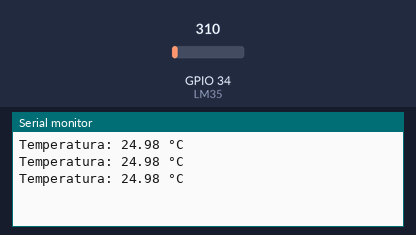
Simulated run of this sketch. Board: ESP32. Shown: the last lines printed to the serial monitor. The test bench sets the inputs (shaded band); at power-on: GPIO 34 (LM35) = 310.

Above: at 1.3 s.
1.4 s: GPIO 34 (LM35) set to 372
At 1.9 s:
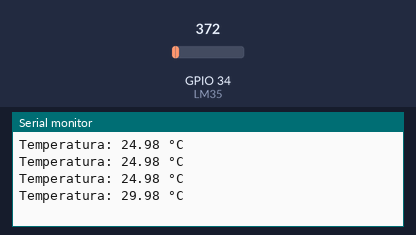
2.9 s: GPIO 34 (LM35) set to 434
At 3.4 s:
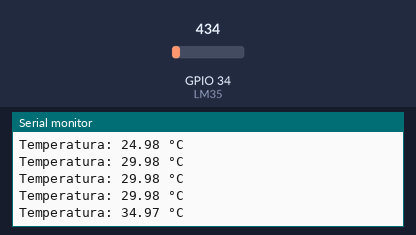
Timing chart, 0 to 5.9 s (numbered marks = the images above; inputs shaded):
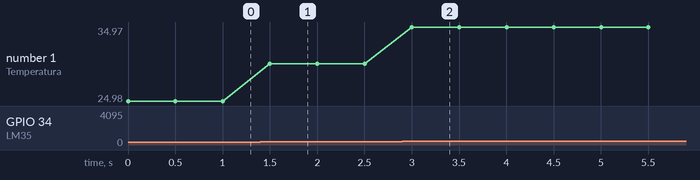

Measured:
- after the input at 1.4 s, the serial monitor: prints a new line after 0.10 s (image 1)
- after the input at 2.9 s, the serial monitor: prints a new line after 0.10 s (image 2)
- plotted number 1: 24.98 → 29.98 after the input at 1.4 s, 29.98 → 34.97 after the input at 2.9 s

The sketch:

LM35.ino
```cpp
// 1. DECLARAR LIBRERIAS
// #include <WiFi.h>

// 2. DEFINICIÓN O ETIQUETADO DE PINES DE ENTRADA Y SALIDA
#define LM35 34  // Sensor LM35 conectado al GPIO 34 (ADC1)

// 3. DECLARACION DE CONSTANTES
const float V_REF    = 3.3;    // Voltaje de referencia del ADC (3.3V)
const float ADC_RES  = 4095.0; // Resolución del ADC (12 bits = 4095 niveles)
const float mV_GRADO = 0.01;   // El LM35 genera 10mV por grado (0.01V/°C)

// 4. DECLARACION DE VARIABLES
int   valorADC   = 0;   // Lectura cruda del ADC (0 - 4095)
float voltaje    = 0.0; // Voltaje calculado en el pin (0 - 3.3V)
float temperatura = 0.0; // Temperatura calculada en grados Celsius

// 5. DECLARACION DE SUBRUTINAS Y/O FUNCIONES

// 6. CONFIGURACION INICIAL
void setup()
{
  // CONFIGURACION DE PINES DE ENTRADA Y SALIDA
  // Los pines analógicos no requieren pinMode()

  // LIMPIEZA DE SALIDAS

  // COMUNICACIONES
  Serial.begin(115200);   // Inicializo comunicación serial a 115200 baudios
}

// 7. FUNCION INFINITA PRINCIPAL
void loop()
{
  valorADC    = analogRead(LM35);                  // Leo el ADC (0 - 4095)
  voltaje     = (valorADC * V_REF) / ADC_RES;      // Convierto ADC a voltaje
  temperatura = voltaje / mV_GRADO;                 // Convierto voltaje a °C

  Serial.print("Temperatura: ");
  Serial.print(temperatura);
  Serial.println(" °C");

  delay(500);   // Lectura cada 0.5 segundo
}
```
